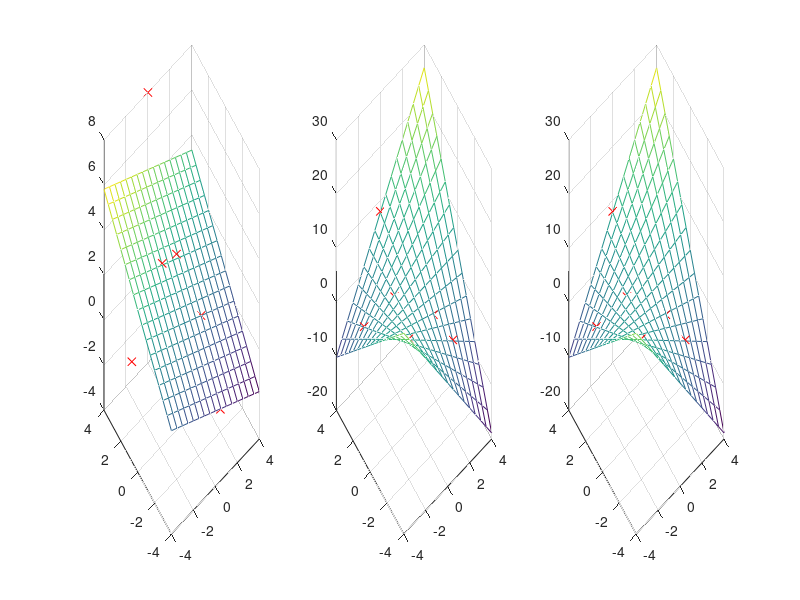

This chart was generated by the following MATLAB code:
x1 = [-3, -1, 1, 2, 0, -2];
x2 = [2, 1, -1, -2, 4, -2];
Y = [-1, 3, 1, -3, 8, 6];
alpha = 0.05;
n = length(x1);
m = 2;
x1 = x1'; x2 = x2'; Y = Y';
X = [ones(n, 1), x1, x2];
XtX = X' * X;
XtY = X' * Y;
B = XtX\XtY;
disp('--------------------------------------------------------------------------------')
disp('Уравнение регрессии в виде линейного алгебраического полинома от двух переменных');
disp('--------------------------------------------------------------------------------')
disp('Оценки коэффициентов регрессии: ');
disp(B);
disp('Уравнение регрессии:');
fprintf('y = %.2f + %.2f * x1 + %.2f * x2\n\n', B);
Ycp = mean(Y);
Yemp = B(3).*x2 + B(2).*x1 + B(1);
F = (sum((Yemp - Ycp).^2)./m)./(sum((Y - Yemp).^2)./(n - m - 1));
disp('Статистика F: ');
disp(F);
k2F = finv(1 - alpha, m, n - m - 1);
disp('Критическое значение k2:');
disp(k2F);
if k2F < F
disp('Принимается гипотеза H1. Всё ок');
else
disp('Принимается гипотеза H0. Уравнение регрессии не значимо');
end
subplot(1,3,1);
[Xg1,Yg1] = meshgrid(-4:.5:4);
Zg1 = B(3).*Yg1 + B(2).*Xg1 + B(1);
mesh(Xg1,Yg1,Zg1)
hold on;
plot3(x1, x2, Y, 'rx')
disp('--------------------------------------------------------------------------------')
disp('Уравнение регрессии в виде неполного квадратичного полинома');
disp('--------------------------------------------------------------------------------')
X = [ones(n, 1), x1, x2, x1.*x2];
XtX = X' * X;
XtY = X' * Y;
B = XtX\XtY;
disp('Оценки коэффициентов регрессии: '); disp(B);disp('Уравнение регрессии:');
fprintf('y = %.2f + %.2f * x1 + %.2f * x2 + %.2f * x1 * x2\n\n', B);
Ycp = mean(Y);
Yemp =B(4).*x2.*x1+ B(3).*x2 + B(2).*x1 + B(1);
F = (sum((Yemp - Ycp).^2)./m)./(sum((Y - Yemp).^2)./(n - m - 1));
disp('Статистика F: ');
disp(F);
k2F = finv(1 - alpha, m, n - m - 1);
disp('Критическое значение k2:');
disp(k2F);
if k2F < F
disp('Принимается гипотеза H1. Всё ок');
else
disp('не ок');
end
S2 = ((Y - Yemp)') * (Y- Yemp)./(n-m-1);
covMatr = S2.*inv(X' * X);
tB = [abs(B(1))/covMatr(1,1),abs(B(2))/covMatr(2,2),abs(B(3))/covMatr(3,3),abs(B(4))/covMatr(4,4)];
disp("tB"); disp(tB)
t_k = tinv(1 - 0.025, n - m - 1);
disp("t_k:");disp(t_k);
for c = 1:length(B)
if tB(c) < t_k
B(c) = 0;
end
end
disp(B)
disp(length(B))
subplot(1,3,2);
[Xg2,Yg2] = meshgrid(-4:.5:4);
Zg2 = B(4).*Yg2.*Xg2 + B(3).*Yg2 + B(2).*Xg2 + B(1);
mesh(Xg2,Yg2,Zg2)
hold on;
plot3(x1, x2, Y, 'rx')
disp('--------------------------------------------------------------------------------')
disp('Уравнение регрессии после отсеивания незначащих коэффициентов');
disp('--------------------------------------------------------------------------------')
disp('Уравнение регрессии:');
fprintf('y = %.2f + %.2f * x1 + %.2f * x2 + %.2f * x1 * x2\n\n', B);
Yemp =B(4).*x2.*x1+ B(3).*x2 + B(2).*x1 + B(1);
F = (sum((Yemp - Ycp).^2)./m)./(sum((Y - Yemp).^2)./(n - m - 1));
disp('Статистика F: ');
disp(F);
k2F = finv(1 - alpha, m, n - m - 1);
disp('Критическое значение k2:');
disp(k2F);
if k2F < F
disp('Принимается гипотеза H1. Всё ок');
else
disp('не ок');
end
%Вывод 3 график
subplot(1,3,3);
[Xg3,Yg3] = meshgrid(-4:.5:4);
Zg3 = B(4).*Yg3.*Xg3 + B(3).*Yg3 + B(2).*Xg3 + B(1);mesh(Xg3,Yg3,Zg3)
hold on;
plot3(x1, x2, Y, 'rx')
